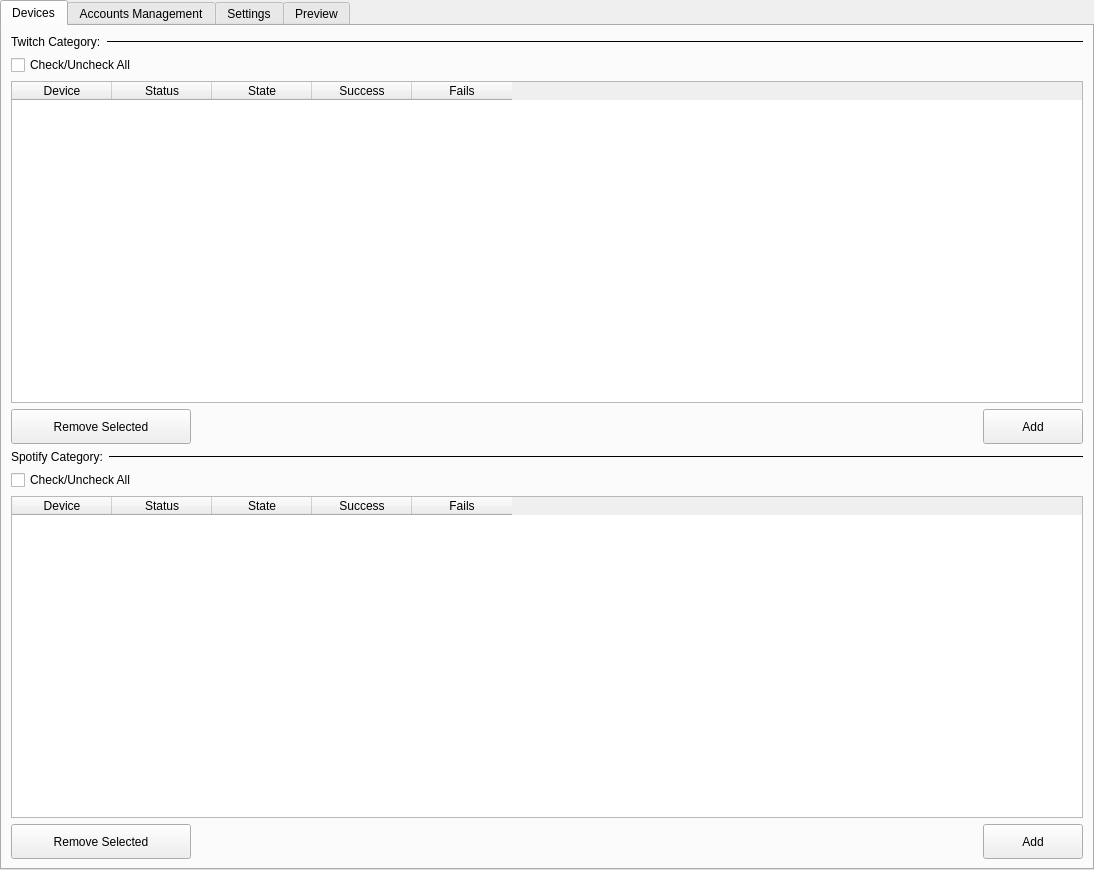
<?xml version="1.0" encoding="UTF-8"?>
<ui version="4.0">
 <class>MainWindow</class>
 <widget class="QMainWindow" name="MainWindow">
  <property name="geometry">
   <rect>
    <x>0</x>
    <y>0</y>
    <width>1094</width>
    <height>870</height>
   </rect>
  </property>
  <property name="windowTitle">
   <string>Mobile Bot</string>
  </property>
  <property name="styleSheet">
   <string notr="true">font: 57 10pt &quot;Yu Gothic Medium&quot;;</string>
  </property>
  <widget class="QWidget" name="centralwidget">
   <layout class="QVBoxLayout" name="verticalLayout">
    <property name="spacing">
     <number>0</number>
    </property>
    <property name="leftMargin">
     <number>0</number>
    </property>
    <property name="topMargin">
     <number>0</number>
    </property>
    <property name="rightMargin">
     <number>0</number>
    </property>
    <property name="bottomMargin">
     <number>0</number>
    </property>
    <item>
     <widget class="QTabWidget" name="tabWidget">
      <property name="currentIndex">
       <number>0</number>
      </property>
      <widget class="QWidget" name="device_page">
       <attribute name="title">
        <string>Devices</string>
       </attribute>
       <layout class="QVBoxLayout" name="verticalLayout_2">
        <item>
         <layout class="QHBoxLayout" name="horizontalLayout" stretch="0,1">
          <item>
           <widget class="QLabel" name="label">
            <property name="text">
             <string>Twitch Category:</string>
            </property>
           </widget>
          </item>
          <item>
           <widget class="Line" name="line">
            <property name="frameShadow">
             <enum>QFrame::Plain</enum>
            </property>
            <property name="lineWidth">
             <number>1</number>
            </property>
            <property name="orientation">
             <enum>Qt::Horizontal</enum>
            </property>
           </widget>
          </item>
         </layout>
        </item>
        <item>
         <widget class="QCheckBox" name="check_twitch_device">
          <property name="text">
           <string>Check/Uncheck All</string>
          </property>
         </widget>
        </item>
        <item>
         <widget class="QTableWidget" name="twitch_devices">
          <property name="editTriggers">
           <set>QAbstractItemView::NoEditTriggers</set>
          </property>
          <property name="selectionBehavior">
           <enum>QAbstractItemView::SelectRows</enum>
          </property>
          <column>
           <property name="text">
            <string>Device</string>
           </property>
          </column>
          <column>
           <property name="text">
            <string>Status</string>
           </property>
          </column>
          <column>
           <property name="text">
            <string>State</string>
           </property>
          </column>
          <column>
           <property name="text">
            <string>Success</string>
           </property>
          </column>
          <column>
           <property name="text">
            <string>Fails</string>
           </property>
          </column>
         </widget>
        </item>
        <item>
         <layout class="QHBoxLayout" name="horizontalLayout_3">
          <item>
           <widget class="QPushButton" name="remove_twitch_device">
            <property name="minimumSize">
             <size>
              <width>180</width>
              <height>35</height>
             </size>
            </property>
            <property name="text">
             <string>Remove Selected</string>
            </property>
           </widget>
          </item>
          <item>
           <spacer name="horizontalSpacer">
            <property name="orientation">
             <enum>Qt::Horizontal</enum>
            </property>
            <property name="sizeHint" stdset="0">
             <size>
              <width>40</width>
              <height>20</height>
             </size>
            </property>
           </spacer>
          </item>
          <item>
           <widget class="QPushButton" name="add_twitch_devices">
            <property name="minimumSize">
             <size>
              <width>100</width>
              <height>35</height>
             </size>
            </property>
            <property name="text">
             <string>Add</string>
            </property>
           </widget>
          </item>
         </layout>
        </item>
        <item>
         <layout class="QHBoxLayout" name="horizontalLayout_2" stretch="0,1">
          <item>
           <widget class="QLabel" name="label_2">
            <property name="text">
             <string>Spotify Category:</string>
            </property>
           </widget>
          </item>
          <item>
           <widget class="Line" name="line_2">
            <property name="frameShadow">
             <enum>QFrame::Plain</enum>
            </property>
            <property name="lineWidth">
             <number>1</number>
            </property>
            <property name="orientation">
             <enum>Qt::Horizontal</enum>
            </property>
           </widget>
          </item>
         </layout>
        </item>
        <item>
         <widget class="QCheckBox" name="check_spotify_device">
          <property name="text">
           <string>Check/Uncheck All</string>
          </property>
         </widget>
        </item>
        <item>
         <widget class="QTableWidget" name="spotify_devices">
          <property name="editTriggers">
           <set>QAbstractItemView::NoEditTriggers</set>
          </property>
          <property name="selectionBehavior">
           <enum>QAbstractItemView::SelectRows</enum>
          </property>
          <column>
           <property name="text">
            <string>Device</string>
           </property>
          </column>
          <column>
           <property name="text">
            <string>Status</string>
           </property>
          </column>
          <column>
           <property name="text">
            <string>State</string>
           </property>
          </column>
          <column>
           <property name="text">
            <string>Success</string>
           </property>
          </column>
          <column>
           <property name="text">
            <string>Fails</string>
           </property>
          </column>
         </widget>
        </item>
        <item>
         <layout class="QHBoxLayout" name="horizontalLayout_4">
          <item>
           <widget class="QPushButton" name="remove_spotify_devices">
            <property name="minimumSize">
             <size>
              <width>180</width>
              <height>35</height>
             </size>
            </property>
            <property name="text">
             <string>Remove Selected</string>
            </property>
           </widget>
          </item>
          <item>
           <spacer name="horizontalSpacer_2">
            <property name="orientation">
             <enum>Qt::Horizontal</enum>
            </property>
            <property name="sizeHint" stdset="0">
             <size>
              <width>40</width>
              <height>20</height>
             </size>
            </property>
           </spacer>
          </item>
          <item>
           <widget class="QPushButton" name="add_spotify_devices">
            <property name="minimumSize">
             <size>
              <width>100</width>
              <height>35</height>
             </size>
            </property>
            <property name="text">
             <string>Add</string>
            </property>
           </widget>
          </item>
         </layout>
        </item>
       </layout>
      </widget>
      <widget class="QWidget" name="account_management_page">
       <attribute name="title">
        <string>Accounts Management</string>
       </attribute>
       <layout class="QGridLayout" name="gridLayout_3" columnstretch="0,1">
        <item row="0" column="0">
         <layout class="QGridLayout" name="gridLayout">
          <item row="1" column="0" colspan="2">
           <widget class="QListWidget" name="ac_twitch_devices">
            <property name="minimumSize">
             <size>
              <width>340</width>
              <height>0</height>
             </size>
            </property>
            <property name="maximumSize">
             <size>
              <width>340</width>
              <height>16777215</height>
             </size>
            </property>
           </widget>
          </item>
          <item row="4" column="0" colspan="2">
           <widget class="QPushButton" name="add_accounts_to_devices">
            <property name="minimumSize">
             <size>
              <width>120</width>
              <height>35</height>
             </size>
            </property>
            <property name="text">
             <string>Add Accounts To Selected Devices</string>
            </property>
           </widget>
          </item>
          <item row="3" column="0">
           <widget class="QListWidget" name="ac_spotify_devices">
            <property name="minimumSize">
             <size>
              <width>340</width>
              <height>0</height>
             </size>
            </property>
            <property name="maximumSize">
             <size>
              <width>340</width>
              <height>16777215</height>
             </size>
            </property>
           </widget>
          </item>
          <item row="0" column="0">
           <widget class="QCheckBox" name="select_twitch_devices">
            <property name="text">
             <string>Twitch Devices:</string>
            </property>
           </widget>
          </item>
          <item row="2" column="0">
           <widget class="QCheckBox" name="select_spotify_devices">
            <property name="text">
             <string>Spotify Devices:</string>
            </property>
           </widget>
          </item>
         </layout>
        </item>
        <item row="0" column="1">
         <layout class="QGridLayout" name="gridLayout_2">
          <item row="4" column="0">
           <widget class="QTableWidget" name="spotify_accounts">
            <property name="editTriggers">
             <set>QAbstractItemView::NoEditTriggers</set>
            </property>
            <property name="selectionBehavior">
             <enum>QAbstractItemView::SelectRows</enum>
            </property>
            <column>
             <property name="text">
              <string>Email</string>
             </property>
            </column>
           </widget>
          </item>
          <item row="2" column="0" alignment="Qt::AlignRight">
           <widget class="QPushButton" name="remove_twitch_accounts">
            <property name="minimumSize">
             <size>
              <width>180</width>
              <height>35</height>
             </size>
            </property>
            <property name="text">
             <string>Remove Selected</string>
            </property>
           </widget>
          </item>
          <item row="8" column="0" alignment="Qt::AlignRight">
           <widget class="QPushButton" name="remove_google_accounts">
            <property name="minimumSize">
             <size>
              <width>180</width>
              <height>35</height>
             </size>
            </property>
            <property name="text">
             <string>Remove Selected</string>
            </property>
           </widget>
          </item>
          <item row="7" column="0">
           <widget class="QTableWidget" name="google_accounts">
            <property name="editTriggers">
             <set>QAbstractItemView::NoEditTriggers</set>
            </property>
            <property name="selectionBehavior">
             <enum>QAbstractItemView::SelectRows</enum>
            </property>
            <column>
             <property name="text">
              <string>Email</string>
             </property>
            </column>
           </widget>
          </item>
          <item row="1" column="0">
           <widget class="QTableWidget" name="twitch_accounts">
            <property name="editTriggers">
             <set>QAbstractItemView::NoEditTriggers</set>
            </property>
            <property name="selectionBehavior">
             <enum>QAbstractItemView::SelectRows</enum>
            </property>
            <column>
             <property name="text">
              <string>Email</string>
             </property>
            </column>
           </widget>
          </item>
          <item row="3" column="0">
           <layout class="QHBoxLayout" name="horizontalLayout_7" stretch="0,1">
            <item>
             <widget class="QCheckBox" name="spotify_check">
              <property name="text">
               <string>Spotify Account:</string>
              </property>
             </widget>
            </item>
            <item>
             <widget class="Line" name="line_5">
              <property name="frameShadow">
               <enum>QFrame::Plain</enum>
              </property>
              <property name="lineWidth">
               <number>1</number>
              </property>
              <property name="orientation">
               <enum>Qt::Horizontal</enum>
              </property>
             </widget>
            </item>
           </layout>
          </item>
          <item row="0" column="0">
           <layout class="QHBoxLayout" name="horizontalLayout_6" stretch="0,1">
            <item>
             <widget class="QCheckBox" name="twitch_check">
              <property name="text">
               <string>Twitch Accounts:</string>
              </property>
             </widget>
            </item>
            <item>
             <widget class="Line" name="line_4">
              <property name="frameShadow">
               <enum>QFrame::Plain</enum>
              </property>
              <property name="lineWidth">
               <number>1</number>
              </property>
              <property name="orientation">
               <enum>Qt::Horizontal</enum>
              </property>
             </widget>
            </item>
           </layout>
          </item>
          <item row="5" column="0" alignment="Qt::AlignRight">
           <widget class="QPushButton" name="remove_spotify_accounts">
            <property name="minimumSize">
             <size>
              <width>180</width>
              <height>35</height>
             </size>
            </property>
            <property name="text">
             <string>Remove Selected</string>
            </property>
           </widget>
          </item>
          <item row="6" column="0">
           <layout class="QHBoxLayout" name="horizontalLayout_9" stretch="0,1">
            <item>
             <widget class="QCheckBox" name="google_check">
              <property name="text">
               <string>Google Account:</string>
              </property>
             </widget>
            </item>
            <item>
             <widget class="Line" name="line_6">
              <property name="frameShadow">
               <enum>QFrame::Plain</enum>
              </property>
              <property name="lineWidth">
               <number>1</number>
              </property>
              <property name="orientation">
               <enum>Qt::Horizontal</enum>
              </property>
             </widget>
            </item>
           </layout>
          </item>
         </layout>
        </item>
       </layout>
      </widget>
      <widget class="QWidget" name="tab">
       <attribute name="title">
        <string>Settings</string>
       </attribute>
       <layout class="QVBoxLayout" name="verticalLayout_9">
        <item>
         <layout class="QGridLayout" name="gridLayout_4">
          <item row="0" column="0">
           <layout class="QVBoxLayout" name="verticalLayout_4">
            <item>
             <widget class="QLabel" name="label_3">
              <property name="text">
               <string>Spotify Links:</string>
              </property>
             </widget>
            </item>
            <item>
             <widget class="QPlainTextEdit" name="spotify_links">
              <property name="minimumSize">
               <size>
                <width>350</width>
                <height>0</height>
               </size>
              </property>
              <property name="maximumSize">
               <size>
                <width>350</width>
                <height>16777215</height>
               </size>
              </property>
              <property name="lineWrapMode">
               <enum>QPlainTextEdit::NoWrap</enum>
              </property>
             </widget>
            </item>
           </layout>
          </item>
          <item row="0" column="1">
           <layout class="QVBoxLayout" name="verticalLayout_6">
            <item>
             <widget class="QLabel" name="label_5">
              <property name="text">
               <string>Proxy List:</string>
              </property>
             </widget>
            </item>
            <item>
             <widget class="QPlainTextEdit" name="proxies">
              <property name="minimumSize">
               <size>
                <width>350</width>
                <height>0</height>
               </size>
              </property>
              <property name="maximumSize">
               <size>
                <width>350</width>
                <height>16777215</height>
               </size>
              </property>
              <property name="lineWrapMode">
               <enum>QPlainTextEdit::NoWrap</enum>
              </property>
             </widget>
            </item>
           </layout>
          </item>
          <item row="0" column="2">
           <layout class="QVBoxLayout" name="verticalLayout_10">
            <item>
             <widget class="QLabel" name="label_11">
              <property name="text">
               <string>Twitter links:</string>
              </property>
             </widget>
            </item>
            <item>
             <widget class="QPlainTextEdit" name="twitter_links">
              <property name="minimumSize">
               <size>
                <width>350</width>
                <height>0</height>
               </size>
              </property>
              <property name="maximumSize">
               <size>
                <width>350</width>
                <height>16777215</height>
               </size>
              </property>
              <property name="lineWrapMode">
               <enum>QPlainTextEdit::NoWrap</enum>
              </property>
             </widget>
            </item>
           </layout>
          </item>
          <item row="1" column="0">
           <layout class="QVBoxLayout" name="verticalLayout_13">
            <item>
             <widget class="QLabel" name="label_14">
              <property name="text">
               <string>Twitch Profiles:</string>
              </property>
             </widget>
            </item>
            <item>
             <widget class="QPlainTextEdit" name="twitch_profiles">
              <property name="minimumSize">
               <size>
                <width>350</width>
                <height>0</height>
               </size>
              </property>
              <property name="maximumSize">
               <size>
                <width>350</width>
                <height>16777215</height>
               </size>
              </property>
              <property name="lineWrapMode">
               <enum>QPlainTextEdit::NoWrap</enum>
              </property>
             </widget>
            </item>
           </layout>
          </item>
         </layout>
        </item>
        <item>
         <layout class="QHBoxLayout" name="horizontalLayout_11" stretch="0,1">
          <item>
           <widget class="QLabel" name="label_6">
            <property name="text">
             <string>Settings:</string>
            </property>
           </widget>
          </item>
          <item>
           <widget class="Line" name="line_7">
            <property name="frameShadow">
             <enum>QFrame::Plain</enum>
            </property>
            <property name="orientation">
             <enum>Qt::Horizontal</enum>
            </property>
           </widget>
          </item>
         </layout>
        </item>
        <item>
         <layout class="QHBoxLayout" name="horizontalLayout_14">
          <item>
           <widget class="QGroupBox" name="groupBox">
            <property name="title">
             <string>Spotify:</string>
            </property>
            <layout class="QVBoxLayout" name="verticalLayout_7">
             <item>
              <layout class="QHBoxLayout" name="horizontalLayout_12" stretch="0,2,0,2,0">
               <item>
                <widget class="QLabel" name="label_7">
                 <property name="text">
                  <string>Stream Time:</string>
                 </property>
                </widget>
               </item>
               <item>
                <widget class="QSpinBox" name="spot_min">
                 <property name="minimumSize">
                  <size>
                   <width>0</width>
                   <height>25</height>
                  </size>
                 </property>
                 <property name="minimum">
                  <number>20</number>
                 </property>
                 <property name="maximum">
                  <number>1000000000</number>
                 </property>
                </widget>
               </item>
               <item>
                <widget class="Line" name="line_8">
                 <property name="minimumSize">
                  <size>
                   <width>10</width>
                   <height>0</height>
                  </size>
                 </property>
                 <property name="frameShadow">
                  <enum>QFrame::Plain</enum>
                 </property>
                 <property name="orientation">
                  <enum>Qt::Horizontal</enum>
                 </property>
                </widget>
               </item>
               <item>
                <widget class="QSpinBox" name="spot_max">
                 <property name="minimumSize">
                  <size>
                   <width>0</width>
                   <height>25</height>
                  </size>
                 </property>
                 <property name="maximum">
                  <number>1000000000</number>
                 </property>
                 <property name="value">
                  <number>30</number>
                 </property>
                </widget>
               </item>
               <item>
                <widget class="QLabel" name="label_8">
                 <property name="text">
                  <string>Seconds</string>
                 </property>
                </widget>
               </item>
              </layout>
             </item>
            </layout>
           </widget>
          </item>
          <item>
           <widget class="QGroupBox" name="groupBox_2">
            <property name="title">
             <string>Twitch:</string>
            </property>
            <layout class="QVBoxLayout" name="verticalLayout_8">
             <item>
              <layout class="QHBoxLayout" name="horizontalLayout_13" stretch="0,2,0,2,0">
               <item>
                <widget class="QLabel" name="label_9">
                 <property name="text">
                  <string>Stream Time:</string>
                 </property>
                </widget>
               </item>
               <item>
                <widget class="QSpinBox" name="twit_min">
                 <property name="minimumSize">
                  <size>
                   <width>0</width>
                   <height>25</height>
                  </size>
                 </property>
                 <property name="minimum">
                  <number>20</number>
                 </property>
                 <property name="maximum">
                  <number>1000000000</number>
                 </property>
                </widget>
               </item>
               <item>
                <widget class="Line" name="line_9">
                 <property name="minimumSize">
                  <size>
                   <width>10</width>
                   <height>0</height>
                  </size>
                 </property>
                 <property name="frameShadow">
                  <enum>QFrame::Plain</enum>
                 </property>
                 <property name="orientation">
                  <enum>Qt::Horizontal</enum>
                 </property>
                </widget>
               </item>
               <item>
                <widget class="QSpinBox" name="twit_max">
                 <property name="minimumSize">
                  <size>
                   <width>0</width>
                   <height>25</height>
                  </size>
                 </property>
                 <property name="maximum">
                  <number>1000000000</number>
                 </property>
                 <property name="value">
                  <number>30</number>
                 </property>
                </widget>
               </item>
               <item>
                <widget class="QLabel" name="label_10">
                 <property name="text">
                  <string>Seconds</string>
                 </property>
                </widget>
               </item>
              </layout>
             </item>
            </layout>
           </widget>
          </item>
         </layout>
        </item>
        <item>
         <widget class="QCheckBox" name="emu">
          <property name="text">
           <string>Emulator</string>
          </property>
          <property name="checked">
           <bool>true</bool>
          </property>
         </widget>
        </item>
       </layout>
      </widget>
      <widget class="QWidget" name="preview_tab">
       <attribute name="title">
        <string>Preview</string>
       </attribute>
       <layout class="QVBoxLayout" name="verticalLayout_3">
        <item>
         <layout class="QHBoxLayout" name="horizontalLayout_8">
          <item>
           <widget class="QLabel" name="running_devices">
            <property name="text">
             <string>Running Devices: 0/0</string>
            </property>
           </widget>
          </item>
          <item>
           <spacer name="horizontalSpacer_3">
            <property name="orientation">
             <enum>Qt::Horizontal</enum>
            </property>
            <property name="sizeHint" stdset="0">
             <size>
              <width>40</width>
              <height>20</height>
             </size>
            </property>
           </spacer>
          </item>
          <item>
           <widget class="QPushButton" name="start">
            <property name="minimumSize">
             <size>
              <width>180</width>
              <height>35</height>
             </size>
            </property>
            <property name="text">
             <string>Start</string>
            </property>
           </widget>
          </item>
          <item>
           <widget class="QPushButton" name="stop">
            <property name="minimumSize">
             <size>
              <width>180</width>
              <height>35</height>
             </size>
            </property>
            <property name="text">
             <string>Stop</string>
            </property>
           </widget>
          </item>
         </layout>
        </item>
        <item>
         <widget class="QPlainTextEdit" name="logs">
          <property name="maximumSize">
           <size>
            <width>16777215</width>
            <height>16777215</height>
           </size>
          </property>
          <property name="styleSheet">
           <string notr="true">QPlainTextEdit{
	background: black;
	border: 0;
	font-size: 15px;
}</string>
          </property>
          <property name="lineWrapMode">
           <enum>QPlainTextEdit::NoWrap</enum>
          </property>
          <property name="readOnly">
           <bool>true</bool>
          </property>
         </widget>
        </item>
       </layout>
      </widget>
     </widget>
    </item>
   </layout>
  </widget>
 </widget>
 <resources/>
 <connections/>
</ui>
